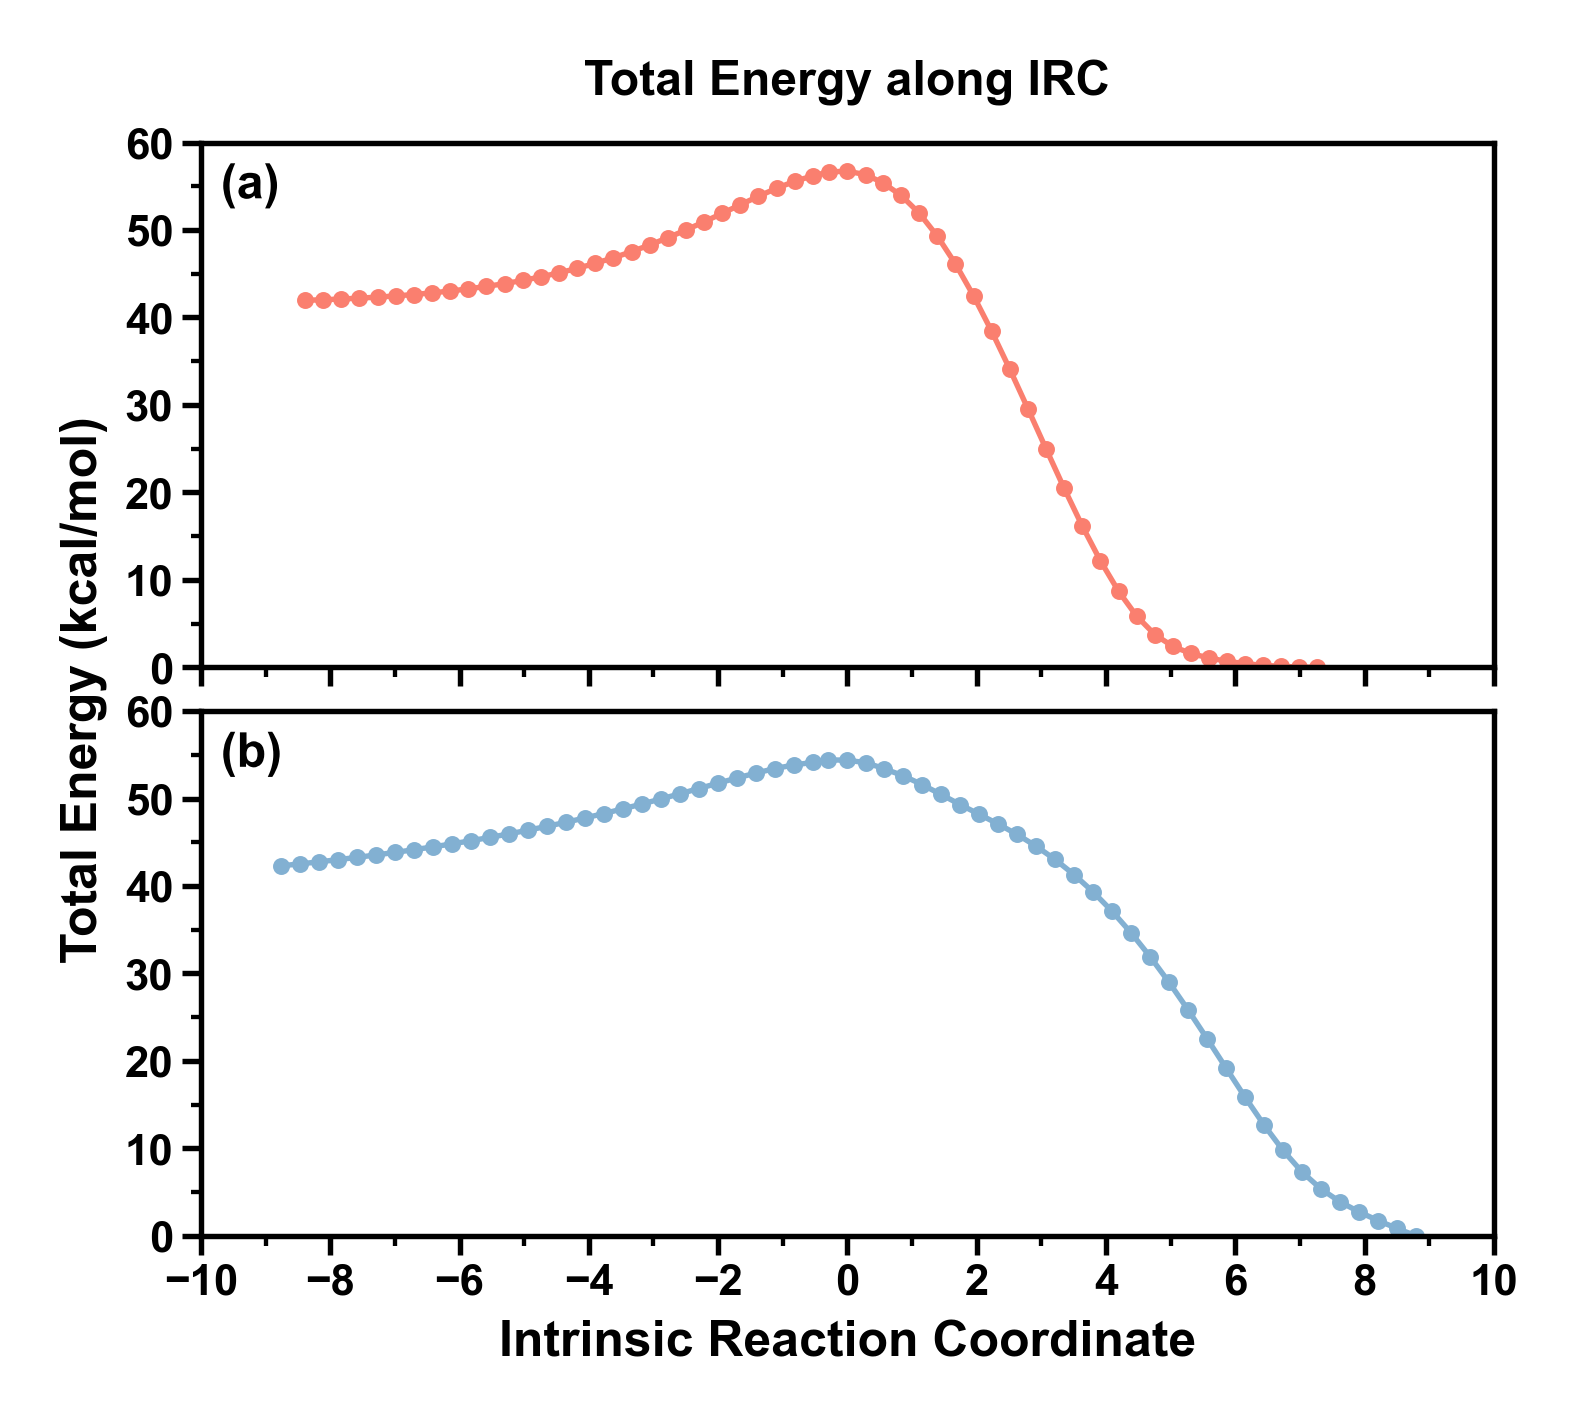

Write the Python code that produced this figure.
# -*- coding: utf-8 -*-
"""
irc.py

This file is used to plot irc path

@author:
Kimariyb, Hsiun Ryan ([email redacted])

@address:
XiaMen University, School of electronic science and engineering

@license:
Licensed under the MIT License.
For details, see the LICENSE file.

@data:
2023-10-16
"""
import proplot as pplt
import pandas as pd
import os 

from proplot import rc

def convert_energy(data: pd.DataFrame) -> pd.DataFrame:
    """将 DataFrame 第二列的数据单位从 Hartree 转化为 kcal/mol

    Args:
        data (pd.DataFrame): 一个 DataFrame 对象

    Returns:
        pd.DataFrame: 转换后的 DataFrame 对象
    """
    # 获取第二列的数据
    energy_column = data.iloc[:, 1]

    # 计算参考能量（以 Hartree 为单位）
    reference_energy = energy_column.min()

    # 将能量转换为相对能量（以 Hartree 为单位）
    relative_energy_hartree = energy_column - reference_energy

    # 将相对能量转换为kcal/mol（1 Hartree = 627.5095 kcal/mol）
    kcal_per_mol_conversion = 627.5095
    relative_energy_kcal = relative_energy_hartree * kcal_per_mol_conversion

    # 更新 DataFrame 的第二列数据
    data.iloc[:, 1] = relative_energy_kcal

    return data

if __name__ == "__main__":
    # 读取当前文件夹下的所有文件
    current_dir = os.getcwd()
    files_list = os.listdir(current_dir)
    # 过滤其他文件，只获取 txt 文件
    txt_files = [file for file in files_list if file.endswith('.txt')]

    # 读取 txt 文件中的 irc 数据，并将其保存在一个 irc_data 的 list 中
    irc_data = []
    for irc_file in txt_files:
        irc = pd.read_csv(irc_file, skiprows=4, header=None, delim_whitespace=True)
        # 将 irc 中的能量转化为 kcal/mol
        irc = convert_energy(irc)
        irc_data.append(irc)

    # 颜色列表，请注意索引
    color_list = ['#FA7F6F', '#82B0D2'] 

    # 设置绘图的默认参数，如字体、字号等
    rc['font.name'] = 'Arial'
    rc['title.size'] = 14
    rc['label.size'] = 12
    rc['font.size'] = 10.5
    rc['tick.width'] = 1.3
    rc['meta.width'] = 1.3
    rc['label.weight'] = 'bold'
    rc['tick.labelweight'] = 'bold'
    rc['ytick.major.size'] = 4.6
    rc['ytick.minor.size'] = 2.5
    rc['xtick.major.size'] = 4.6
    rc['xtick.minor.size'] = 2.5

    # 创建一个画布
    fig = pplt.figure(figsize=(5, 4.5), span=True, space=True)
    axs = fig.subplots(nrows=2, ncols=1)

    # 绘制多子图
    for ax, data, color in zip(axs, irc_data, color_list):
        x = data.iloc[:, 0]
        y = data.iloc[:, 1]
        # 绘制曲线
        ax.plot(x, y, linewidth=1.3, color=color)
        # 绘制实际的点
        ax.scatter(x, y, color=color, zorder=2, s=12)
        
        # 设置子图的 x-axis
        ax.format(
            xlim=(-10, 10), xminorlocator=1, xlocator=2, 
        )
       
    # 分别格式化每个子图的 y-axis
    axs[0].format(
        ylim=(0, 60), yminorlocator=5, ylocator=10
    ) 
    
    axs[1].format(
        ylim=(0, 60), yminorlocator=5, ylocator=10
    ) 

    # 格式化整个 axes
    axs.format(grid=False, abc='(a)', abcloc="ul")

    # 格式化 figure
    fig.format(
        suptitle='Total Energy along IRC',
        xlabel='Intrinsic Reaction Coordinate',
        ylabel='Total Energy (kcal/mol)'
    )

    # 保存图片
    fig.savefig('irc.png', bbox_inches='tight', dpi=300, pad_inches=0.2)

    print('successfully generated figure!')